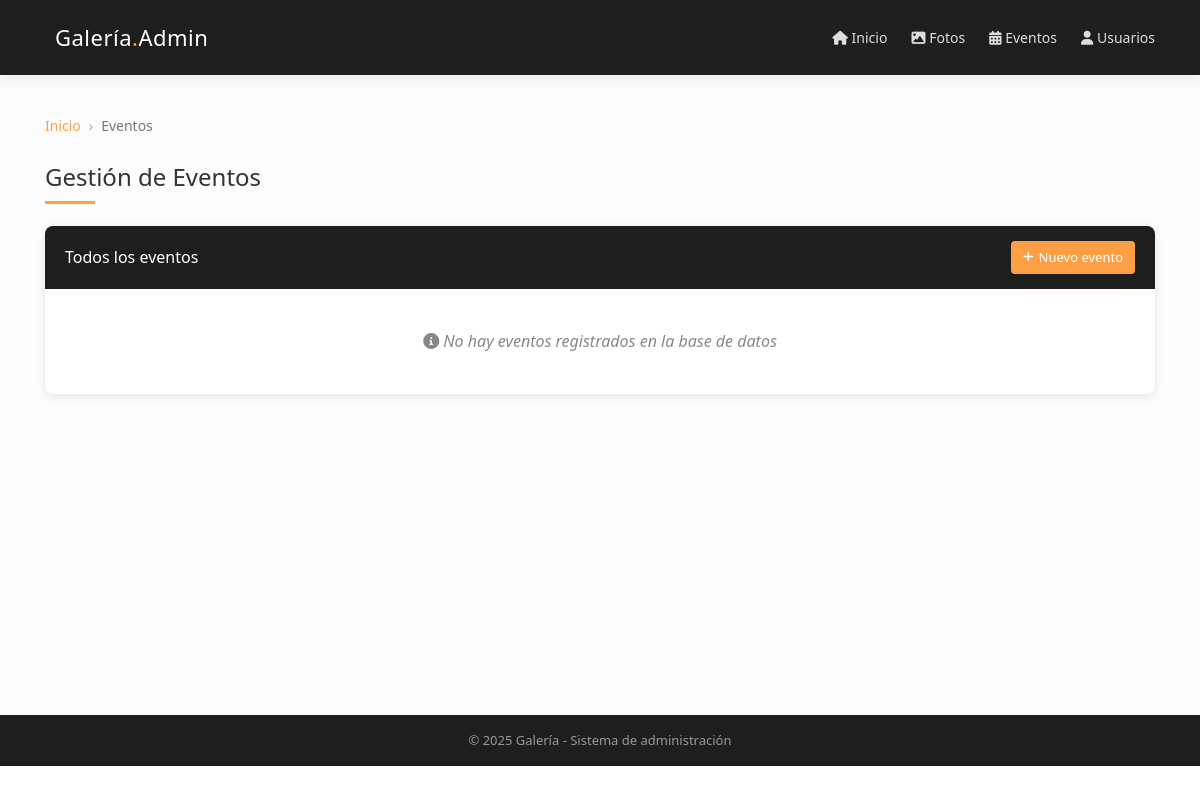
/views/tableEventos.php, run on an earlier commit of the app's database.
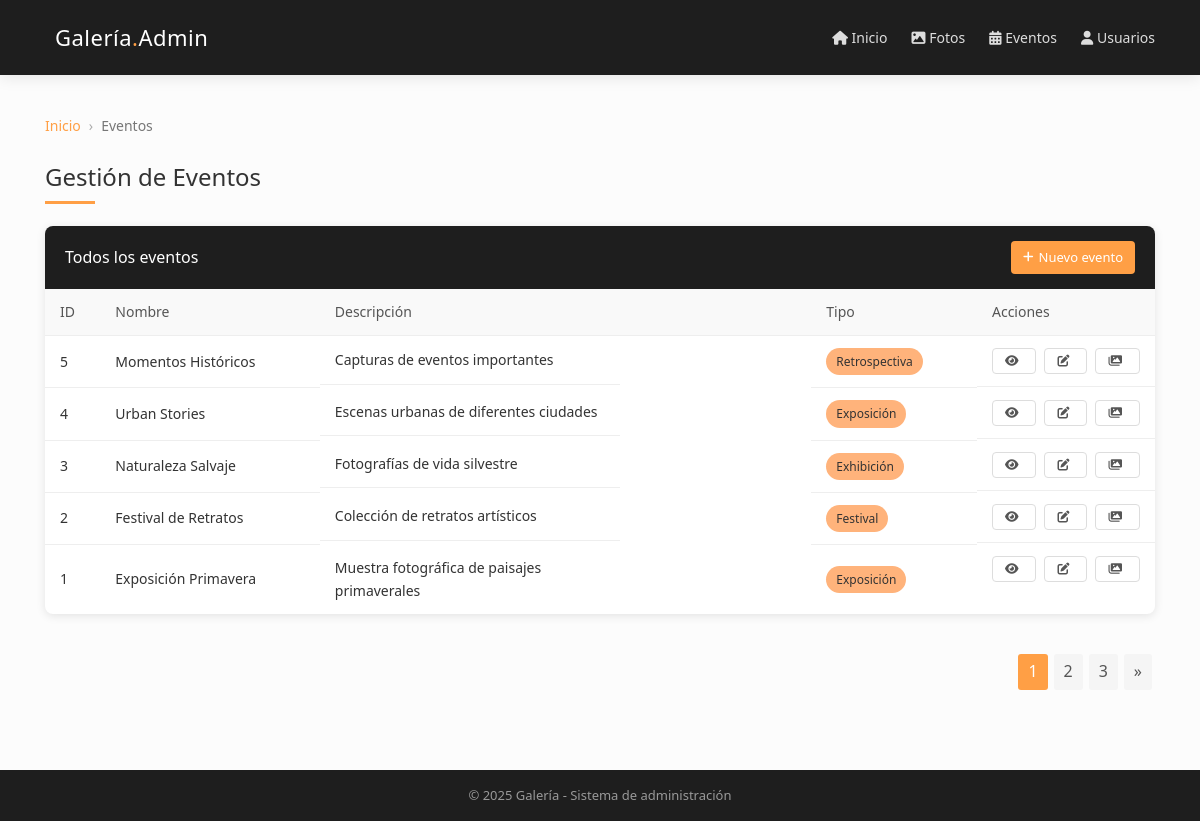
And on a later commit of the database.
### tables this page shows
CREATE TABLE eventos (
    id_evento INT AUTO_INCREMENT PRIMARY KEY,
    nombre VARCHAR(50) NOT NULL,
    descripcion VARCHAR(250),
    tipo VARCHAR(50)
);

### views/tableEventos.php (the view, shortened to what this page needs)
<?php
$servername = "localhost";
$username = "root";
$password = "";
$dbname = "galeria";
$conn = new mysqli($servername, $username, $password, $dbname);
$sql = "SELECT id_evento, nombre, descripcion, tipo FROM eventos ORDER BY id_evento DESC";
$result = $conn->query($sql);
?>
<!DOCTYPE html>
<html lang="es">
<head>
    <link rel="stylesheet" href="https://cdnjs.cloudflare.com/ajax/libs/font-awesome/6.0.0-beta3/css/all.min.css">
</head>
<body>
    <header>
        <div class="container">
            <div class="header-content">
                <div class="logo">
                    <h1>Galería<span class="logo-accent">.</span>Admin</h1>
                </div>
                <div class="header-nav">
                    <a href="#"><i class="fas fa-home"></i> Inicio</a>
                    <a href="#"><i class="fas fa-image"></i> Fotos</a>
                    <a href="#"><i class="fas fa-calendar-alt"></i> Eventos</a>
                    <a href="#"><i class="fas fa-user"></i> Usuarios</a>
                </div>
            </div>
        </div>
    </header>
    <main>
        <div class="container">
            <ul class="breadcrumb">
                <li><a href="#">Inicio</a></li>
                <li>Eventos</li>
            </ul>
            <h2 class="page-title">Gestión de Eventos</h2>
            <div class="card">
                <div class="card-header">
                    <span class="card-title">Todos los eventos</span>
                    <a href="#" class="btn btn-primary">
                        <i class="fas fa-plus"></i> Nuevo evento
                    </a>
                </div>
                <div class="card-body">
                    <?php if ($result->num_rows > 0): ?>
                        <table>
                            <thead>
                                <tr>
                                    <th width="5%">ID</th>
                                    <th width="20%">Nombre</th>
                                    <th width="45%">Descripción</th>
                                    <th width="15%">Tipo</th>
                                    <th width="15%">Acciones</th>
                                </tr>
                            </thead>
                            <tbody>
                                <?php while($row = $result->fetch_assoc()): ?>
                                    <tr>
                                        <td><?php echo $row["id_evento"]; ?></td>
                                        <td><?php echo htmlspecialchars($row["nombre"]); ?></td>
                                        <td class="description"><?php echo htmlspecialchars($row["descripcion"]); ?></td>
                                        <td><span class="tipo-badge"><?php echo htmlspecialchars($row["tipo"]); ?></span></td>
                                        <td class="actions">
                                            <a href="#" class="btn btn-outline" title="Ver detalles">
                                                <i class="fas fa-eye"></i>
                                            </a>
                                            <a href="#" class="btn btn-outline" title="Editar">
                                                <i class="fas fa-edit"></i>
                                            </a>
                                            <a href="#" class="btn btn-outline" title="Ver fotos">
                                                <i class="fas fa-images"></i>
                                            </a>
                                        </td>
                                    </tr>
                                <?php endwhile; ?>
                            </tbody>
                        </table>
                    <?php else: ?>
                        <div class="empty-table">
                            <i class="fas fa-info-circle"></i> No hay eventos registrados en la base de datos
                        </div>
                    <?php endif; ?>
                </div>
            </div>
            <?php if ($result->num_rows > 0): ?>
                <div class="pagination">
                    <a href="#" class="active">1</a>
                    <a href="#">2</a>
                    <a href="#">3</a>
                    <a href="#">&raquo;</a>
                </div>
            <?php endif; ?>
        </div>
    </main>
    <footer>
        <div class="container">
            <p>&copy; <?php echo date("Y"); ?> Galería - Sistema de administración</p>
        </div>
    </footer>
</body>
</html>

What changed in the data, as far as the page shows it:
added eventos: id_evento "5", nombre "Momentos Históricos", descripcion "Capturas de eventos importantes", tipo "Retrospectiva"
added eventos: id_evento "4", nombre "Urban Stories", descripcion "Escenas urbanas de diferentes ciudades", tipo "Exposición"
added eventos: id_evento "3", nombre "Naturaleza Salvaje", descripcion "Fotografías de vida silvestre", tipo "Exhibición"
added eventos: id_evento "2", nombre "Festival de Retratos", descripcion "Colección de retratos artísticos", tipo "Festival"
added eventos: id_evento "1", nombre "Exposición Primavera", descripcion "Muestra fotográfica de paisajes primaverales", tipo "Exposición"
Also different on the page:
text no longer shown: "No hay eventos registrados en la base de datos"
text now shown: "ID Nombre Descripción Tipo Acciones 1 2 3 »"
